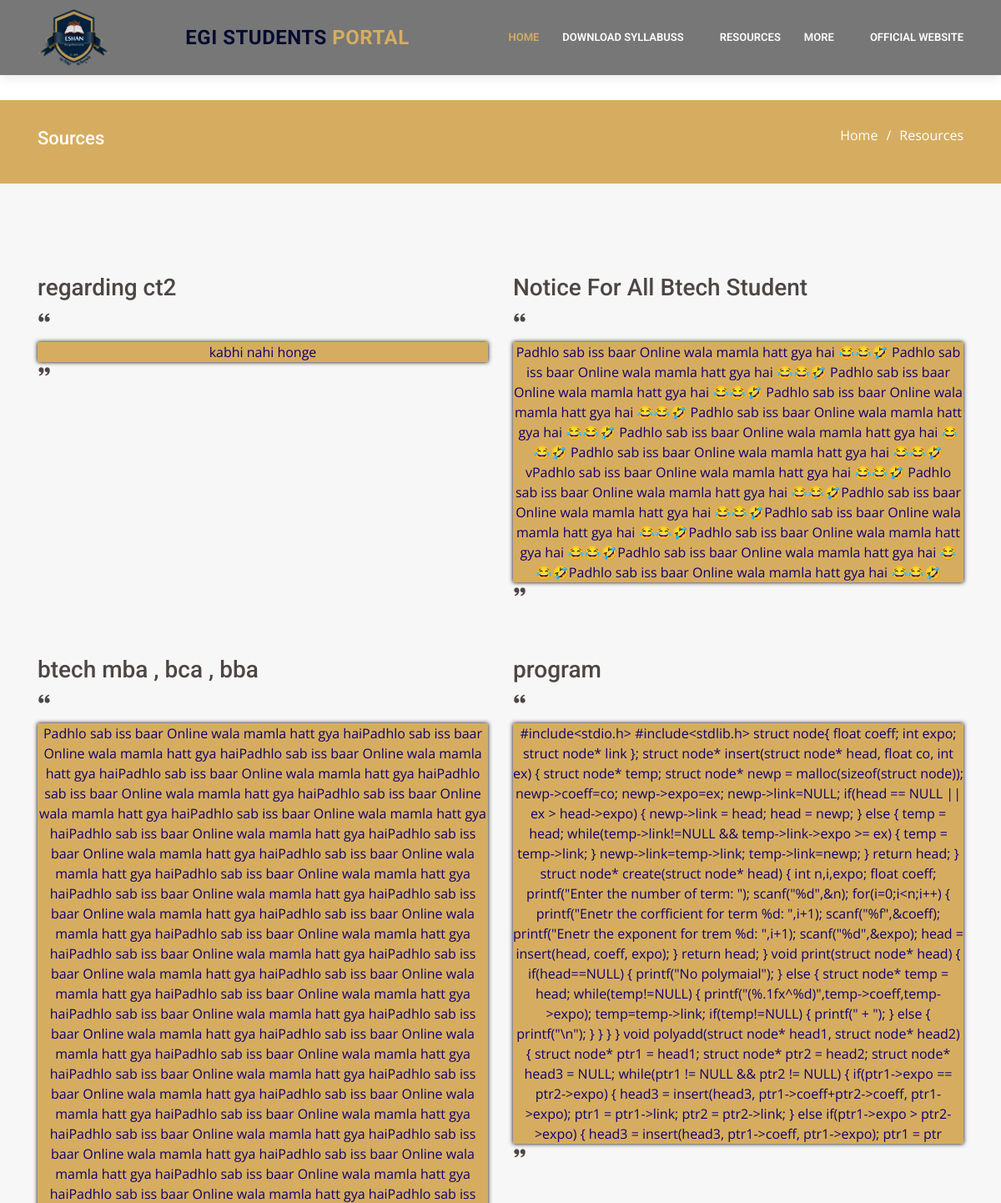
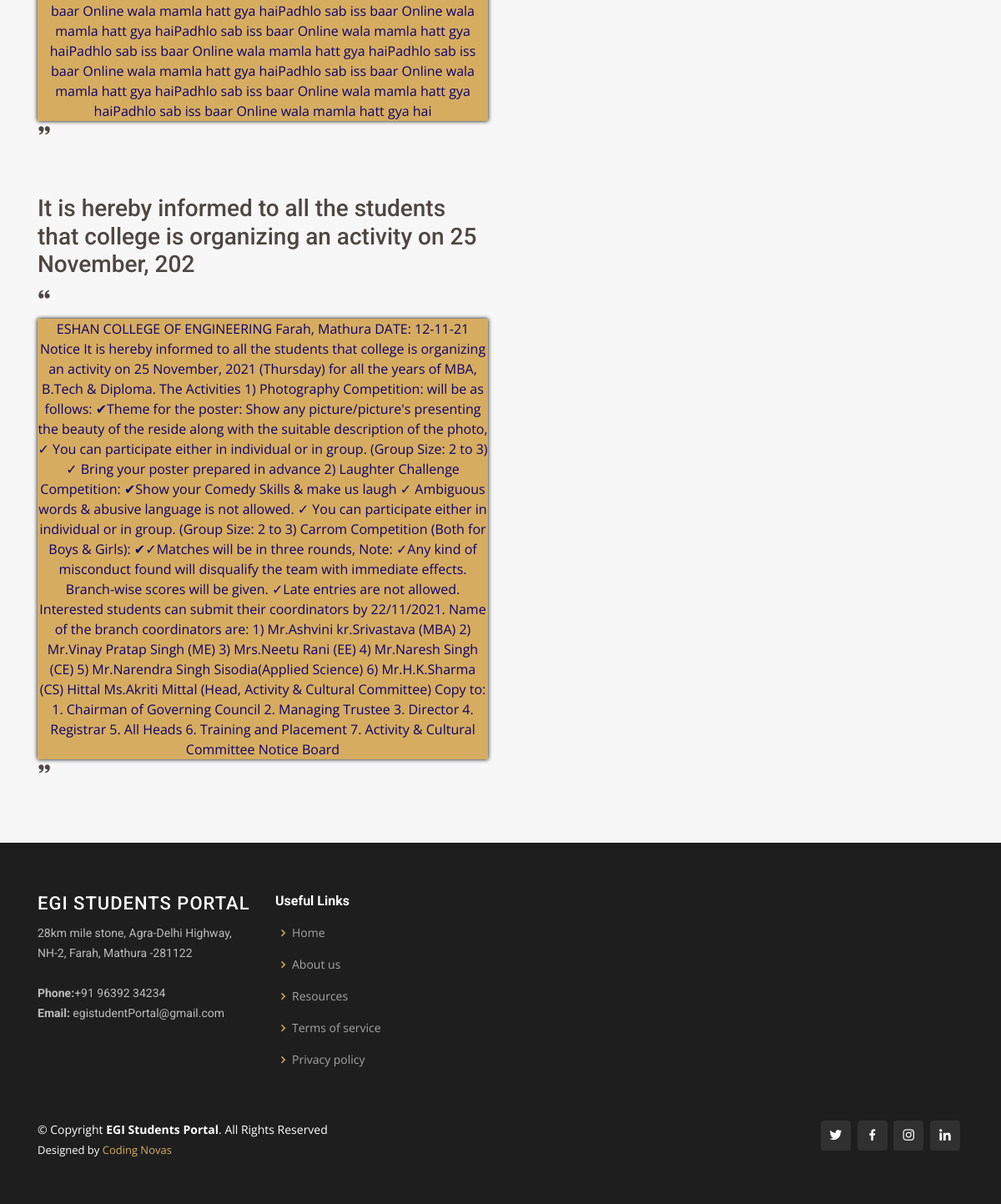
Page /notice/ (signed in) on the committed database (2 pictures, top to bottom).
### home/models.py (models this page shows, shortened)
class notice1(models.Model):
    title=models.CharField(max_length=100)
    detail= models.CharField(max_length=2000)

### home/views.py (the view)
# urls.py: path('notice/', views.notice, name='notice'),
@login_required
def notice(request):
    notices=notice1.objects.all()
    return render(request, 'Notice.html', {'notices':notices})

### templates/Notice.html (shortened to what this page needs)
<!DOCTYPE html>
<html lang="en">
<head>
  <link href="{% static 'assets/vendor/bootstrap/css/bootstrap.min.css' %}" rel="stylesheet">
  <link href="{% static 'assets/vendor/icofont/icofont.min.css' %}" rel="stylesheet">
  <link href="{% static 'assets/vendor/boxicons/css/boxicons.min.css' %}" rel="stylesheet">
  <link href="{% static 'assets/vendor/animate.css/animate.min.css' %}" rel="stylesheet">
  <link href="{% static 'assets/vendor/venobox/venobox.css' %}" rel="stylesheet">
  <link href="{% static 'assets/vendor/owl.carousel/assets/owl.carousel.min.css' %}" rel="stylesheet">
  <link href="{% static 'assets/vendor/aos/aos.css" rel="stylesheet' %}">
  <link href="{% static 'assets/vendor/remixicon/remixicon.css' %}" rel="stylesheet">
  <link rel="stylesheet" href="{% static 'assets_event/css/Bold-BS4-Cards-with-Hover-Effect-74.css' %}">
  <link rel="stylesheet" href="{% static 'assets_event/css/styles.css' %}">
  {% load static %}
  <link href="{% static 'assets/css/style.css' %}" rel="stylesheet">
</head>
<body>
  <header id="header" class="fixed-top">
    <div class="container d-flex align-items-center">
      <a href="" class="logo mr-auto"><img src="{% static 'assets/img/ESHAN-LOGO-REDESIGN.png' %}" alt="" class="img-fluid"></a>
      <h1 class="logo mr-auto"><a href="{% url 'main' %}"><span>EGI Students</span> Portal</a></h1>
      <nav class="nav-menu d-none d-lg-block">
        <ul>
          <li class="active"><a href="{% url 'main' %}">Home</a></li>
          <li class="drop-down"><a href="">Download SyllabusS</a>
          <li><a href="{% url 'sources' %}"> Resources </a></li>
          <li class="drop-down" ><a href="#">More</a>
            </li>
            <li><a href="https://admission.eshancollege.com/">Official Website</a></li>
        </ul>
      </nav>
    </div>
  </header>
  <main id="main">
    <section id="breadcrumbs" class="breadcrumbs">
      <div class="container">
        <div class="d-flex justify-content-between align-items-center">
          <h2> Sources </h2>
          <ol>
            <li><a href="{% url 'main' %}">Home</a></li>
            <li>Resources</li>
          </ol>
        </div>
      </div>
    </section>
    <section id="Important_Notification" class="Important_Notification section-bg">
      <div class="container">
        <div class="row">
{% for notice1 in notices %}
          <div class="col-lg-6" data-aos="fade-up" data-aos-delay="200">
            <div class="Notice-item mt-4">
              <h3>{{notice1.title}}</h3>
              <p>
                <i class="bx bxs-quote-alt-left quote-icon-left"></i>
               <center class="date">{{notice1.detail}}</center>
                <i class="bx bxs-quote-alt-right quote-icon-right"></i>
              </p>
            </div>
          </div>
          {% endfor %}
            </div>
          </div>
    </section>
  </main>
  <footer id="footer">
    <div class="footer-top">
      <div class="container">
        <div class="row">
          <div class="col-lg-3 col-md-6 footer-contact">
            <h3>EGI Students Portal</h3>
            <p>
              28km mile stone, Agra-Delhi Highway, NH-2, Farah, Mathura -281122 <br><br>
              <strong>Phone:</strong>+91 96392 34234<br>
              <strong>Email:</strong> egistudentPortal@gmail.com<br>
            </p>
          </div>
          <div class="col-lg-2 col-md-6 footer-links">
            <h4>Useful Links</h4>
            <ul>
              <li><i class="bx bx-chevron-right"></i> <a href="{% url 'main' %}">Home</a></li>
              <li><i class="bx bx-chevron-right"></i> <a href="{% url 'team' %}">About us</a></li>
              <li><i class="bx bx-chevron-right"></i> <a href="{% url 'sources' %}">Resources</a></li>
              <li><i class="bx bx-chevron-right"></i> <a href="#">Terms of service</a></li>
              <li><i class="bx bx-chevron-right"></i> <a href="#">Privacy policy</a></li>
            </ul>
          </div>
    <div class="container d-md-flex py-4">
      <div class="mr-md-auto text-center text-md-left">
        <div class="copyright">
          &copy; Copyright <strong><span>EGI Students Portal</span></strong>. All Rights Reserved
        </div>
        <div class="credits">
          Designed by <a href="https://www.instagram.com/codingnova/">Coding Novas</a>
        </div>
      </div>
      <div class="social-links text-center text-md-right pt-3 pt-md-0">
        <a href="https://twitter.com/codingnova" class="twitter"><i class="bx bxl-twitter"></i></a>
        <a href="https://www.facebook.com/codingnova" class="facebook"><i class="bx bxl-facebook"></i></a>
        <a href="https://www.instagram.com/codingnova/" class="instagram"><i class="bx bxl-instagram"></i></a>
        <a href="https://www.github.com/codingnova/" class="linkedin"><i class="bx bxl-linkedin"></i></a>
      </div>
    </div>
  </footer>
</body>
</html>

### static/assets_event/css/Bold-BS4-Cards-with-Hover-Effect-74.css (style rules this page uses)
.date { position: relative; color: rgb(16, 0, 107); box-shadow: 0 0 5px rgb(0, 0, 0); background-color:#D6AD60 ; }

### static/assets/css/style.css (style rules this page uses)
body { font-family: "Open Sans", sans-serif; color: #4d4643; }
a { color: #D6AD60; }
h1, h2, h3, h4, h5, h6 { font-family: "Roboto", sans-serif; }
#header { background:rgb(119, 119, 119); transition: all 0.5s; z-index: 997; padding: 10px 0; box-shadow: 0px 2px 15px rgba(0, 0, 0, 0.1); }
#header .logo { font-size: 24px; margin: 0; padding: 0; line-height: 1; font-weight: 700; letter-spacing: 0.5px; text-transform: uppercase; }
#header .logo a { color: #D6AD60; }
#header .logo a span { color: #050A30; }
#header .logo img { max-height: 70px; }
.nav-menu ul { margin: 0; padding: 0; list-style: none; }
.nav-menu > ul { display: flex; }
.nav-menu > ul > li { position: relative; white-space: nowrap; padding: 10px 0 10px 28px; }
.nav-menu a { display: block; position: relative; color: rgb(255, 255, 255); transition: 0.3s; font-size: 13px; text-transform: uppercase; font-weight: 600; font-family: "Roboto", sans-serif; }
.nav-menu a:hover, .nav-menu .active > a, .nav-menu li:hover > a { color: #D6AD60; }
.nav-menu .drop-down > a:after { content: "\ea99"; font-family: IcoFont; padding-left: 5px; }
.mobile-nav { position: fixed; top: 55px; right: 15px; bottom: 15px; left: 15px; z-index: 9999; overflow-y: auto; background: #fff; transition: ease-in-out 0.2s; opacity: 0; visibility: hidden; border-radius: 10px; padding: 10px 0; }
.mobile-nav * { margin: 0; padding: 0; list-style: none; }
.mobile-nav a { display: block; position: relative; color: #111; padding: 10px 20px; font-weight: 500; outline: none; }
.mobile-nav a:hover, .mobile-nav .active > a, .mobile-nav li:hover > a { color: #D6AD60; text-decoration: none; }
.mobile-nav .drop-down > a:after { content: "\ea99"; font-family: IcoFont; padding-left: 10px; position: absolute; right: 15px; }
.mobile-nav .drop-down > a { padding-right: 35px; }
section { padding: 60px 0; overflow: hidden; }
.section-bg { background-color: #f7f7f7; }
.breadcrumbs { padding: 30px ; background: #D6AD60; min-height: 30px; margin-top: 120px; }
.breadcrumbs h2 { font-size: 22px; font-weight: 5000; text-align: center; color: #fff; }
.breadcrumbs ol { display: flex; flex-wrap: wrap; list-style: none; padding: 0; margin: 10; color: #fff; }
.breadcrumbs ol a { color: #fff; }
.breadcrumbs ol li + li { padding-left: 10px; }
.breadcrumbs ol li + li::before { display: inline-block; padding-right: 10px; color: #fff; content: "/"; }
#footer { color: #fff; font-size: 14px; background: #111; }
#footer .footer-top { padding: 60px 0 30px 0; background: #1e1e1e; }
#footer .footer-top .footer-contact { margin-bottom: 30px; }
#footer .footer-top .footer-contact h3 { font-size: 22px; margin: 0 0 10px 0; padding: 2px 0 2px 0; line-height: 1; font-weight: 500; letter-spacing: 1px; text-transform: uppercase; color: #fff; }
#footer .footer-top .footer-contact p { font-size: 14px; line-height: 24px; margin-bottom: 0; font-family: "Roboto", sans-serif; color: rgba(255, 255, 255, 0.7); }
#footer .footer-top h4 { font-size: 16px; font-weight: bold; color: #fff; position: relative; padding-bottom: 12px; }
#footer .footer-top .footer-links { margin-bottom: 30px; }
#footer .footer-top .footer-links ul { list-style: none; padding: 0; margin: 0; }
#footer .footer-top .footer-links ul i { padding-right: 2px; color: #D6AD60; font-size: 18px; line-height: 1; }
#footer .footer-top .footer-links ul li { padding: 10px 0; display: flex; align-items: center; }
#footer .footer-top .footer-links ul li:first-child { padding-top: 0; }
#footer .footer-top .footer-links ul a { color: rgba(255, 255, 255, 0.6); transition: 0.3s; display: inline-block; line-height: 1; }
#footer .credits { padding-top: 5px; font-size: 13px; color: #fff; }
#footer .social-links a { font-size: 18px; display: inline-block; background: rgba(255, 255, 255, 0.08); color: #fff; line-height: 1; padding: 8px 0; margin-right: 4px; border-radius: 4px; text-align: center; width: 36px; height: 36px; transition: 0.3s; }

### rows in the picture
notice1: title "regarding ct2", detail "kabhi nahi honge"
notice1: title "Notice For All Btech Student", detail "Padhlo sab iss baar Online wala mamla hatt gya hai 😂😂🤣 Padhlo sab iss baar Online wala mamla hatt gya hai 😂😂🤣 Padhlo sab iss baar Online wala mamla hatt gya hai 😂😂🤣 Padhlo sab iss baar Online wala mamla hatt gya hai 😂😂🤣 Padhlo sab iss baar Online wala mamla hatt gya hai 😂😂🤣 Padhlo sab iss baar Online wala mamla hatt gya hai 😂😂🤣 Padhlo sab iss baar Online wala mamla hatt gya hai 😂😂🤣 vPadhlo sab iss baar Online wala mamla hatt gya hai 😂😂🤣 Padhlo sab iss baar Online wala mamla hatt gya hai 😂😂🤣Padhlo sab iss baar Online wala mamla hatt gya hai 😂😂🤣Padhlo sab iss baar Online wala mamla hatt gya hai 😂😂🤣Padhlo sab iss baar Online wala mamla hatt gya hai 😂😂🤣Padhlo sab iss baar Online wala mamla hatt…"
notice1: title "btech mba , bca , bba", detail "Padhlo sab iss baar Online wala mamla hatt gya haiPadhlo sab iss baar Online wala mamla hatt gya haiPadhlo sab iss baar Online wala mamla hatt gya haiPadhlo sab iss baar Online wala mamla hatt gya haiPadhlo sab iss baar Online wala mamla hatt gya haiPadhlo sab iss baar Online wala mamla hatt gya haiPadhlo sab iss baar Online wala mamla hatt gya haiPadhlo sab iss baar Online wala mamla hatt gya haiPadhlo sab iss baar Online wala mamla hatt gya haiPadhlo sab iss baar Online wala mamla hatt gya haiPadhlo sab iss baar Online wala mamla hatt gya haiPadhlo sab iss baar Online wala mamla hatt gya haiPadhlo sab iss baar Online wala mamla hatt gya haiPadhlo sab iss baar Online wala mamla hatt gya…"
notice1: title "program", detail "#include<stdio.h> #include<stdlib.h> struct node{ float coeff; int expo; struct node* link }; struct node* insert(struct node* head, float co, int ex) { struct node* temp; struct node* newp = malloc(sizeof(struct node)); newp->coeff=co; newp->expo=ex; newp->link=NULL; if(head == NULL || ex > head->expo) { newp->link = head; head = newp; } else { temp = head; while(temp->link!=NULL && temp->link->expo >= ex) { temp = temp->link; } newp->link=temp->link; temp->link=newp; } return head; } struct node* create(struct node* head) { int n,i,expo; float coeff; printf(\"Enter the number of term: \"); scanf(\"%d\",&n); for(i=0;i<n;i++) { printf(\"Enetr the corfficient for term %d: \",i+1);…"
notice1: title "It is hereby informed to all the students that college is organizing an activity on 25 November, 202", detail "ESHAN COLLEGE OF ENGINEERING Farah, Mathura DATE: 12-11-21 Notice It is hereby informed to all the students that college is organizing an activity on 25 November, 2021 (Thursday) for all the years of MBA, B.Tech & Diploma. The Activities 1) Photography Competition: will be as follows: ✔Theme for the poster: Show any picture/picture's presenting the beauty of the reside along with the suitable description of the photo, ✓ You can participate either in individual or in group. (Group Size: 2 to 3) ✓ Bring your poster prepared in advance 2) Laughter Challenge Competition: ✔Show your Comedy Skills & make us laugh ✓ Ambiguous words & abusive language is not allowed. ✓ You can participate either in…"
